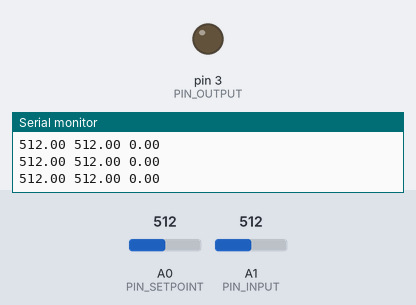
Bench run of a sketch on a simulated Arduino Uno, built with avr-gcc and run on an emulated ATmega328P. Shown: output pins drawn as LEDs (lit = HIGH), the last lines printed to the serial monitor. The test bench sets the inputs (shaded band); at power-on: A0 (PIN_SETPOINT) = 512, A1 (PIN_INPUT) = 512.

Above: at 1.2 s.
1.3 s: A0 (PIN_SETPOINT) set to 716
At 4.09 s:
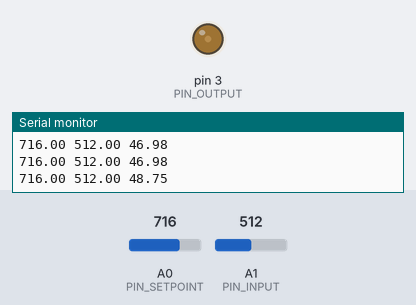
4.3 s: A1 (PIN_INPUT) set to 306
At 5.63 s:
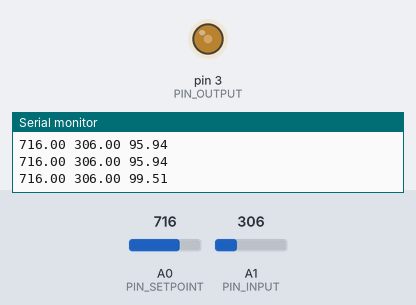
7.3 s: A1 (PIN_INPUT) set to 0
At 10.3 s:
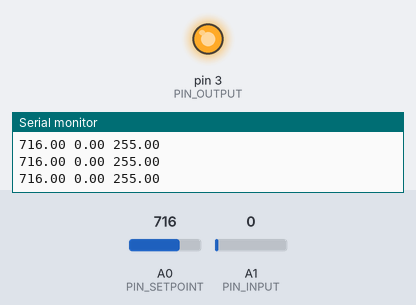
Timing chart, 0 to 11.8 s (numbered marks = the images above; inputs shaded):
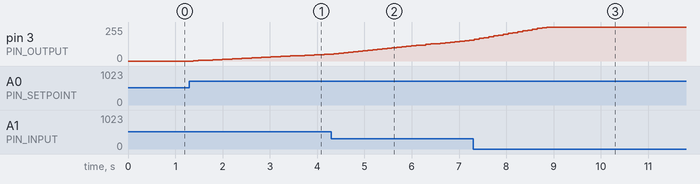

Measured:
- after the input at 1.3 s, pin 3 (PIN_OUTPUT): moves from 0/255 to 52/255 over 2.9 s, starting after 0.08 s

The sketch:

PID.ino
```cpp
#include <PID_v1.h>

// Pinos da planta
#define PIN_INPUT A1 // Acredito que o Pino A1 ligaremos nosso sensor de temperatura
#define PIN_SETPOINT A0 // Acredito que não teremos Pino para o setpoint, pois, nosso resistor será fixo e podemos startar o cooler em qualquer valor, que será ajustado
#define PIN_OUTPUT 3 // Onde será ligado nosso Cooler, iremos usar PWM, junto ao MOSFET para realizar o controle da velocidade do Cooler

unsigned long lastSend = 0;

// Define as Variáveis para conexão
double Setpoint, Input, Output;

// PID
double Kp = 0.00434, Ki = 0.0869, Kd = 0.00005;
PID myPID(&Input, &Output, &Setpoint, Kp, Ki, Kd, DIRECT);


void setup() {
  Serial.begin(9600);

  // Inicializando as variáveis
  Input = analogRead(PIN_INPUT);
  Setpoint = 100;

  // Ligando o PID
  myPID.SetMode(AUTOMATIC);
}

void loop() {
    if (millis() - lastSend > 50) { ////Define o scan em 0.1 segundos
        lastSend = millis();
        Input = analogRead(PIN_INPUT);
        Setpoint = analogRead(PIN_SETPOINT);
        myPID.Compute();
        analogWrite(PIN_OUTPUT, Output);

        Serial.print(Setpoint);
        Serial.print(" ");
        Serial.print(Input);
        Serial.print(" ");
        Serial.print(Output);
        Serial.println(" ");
    }
}
```
